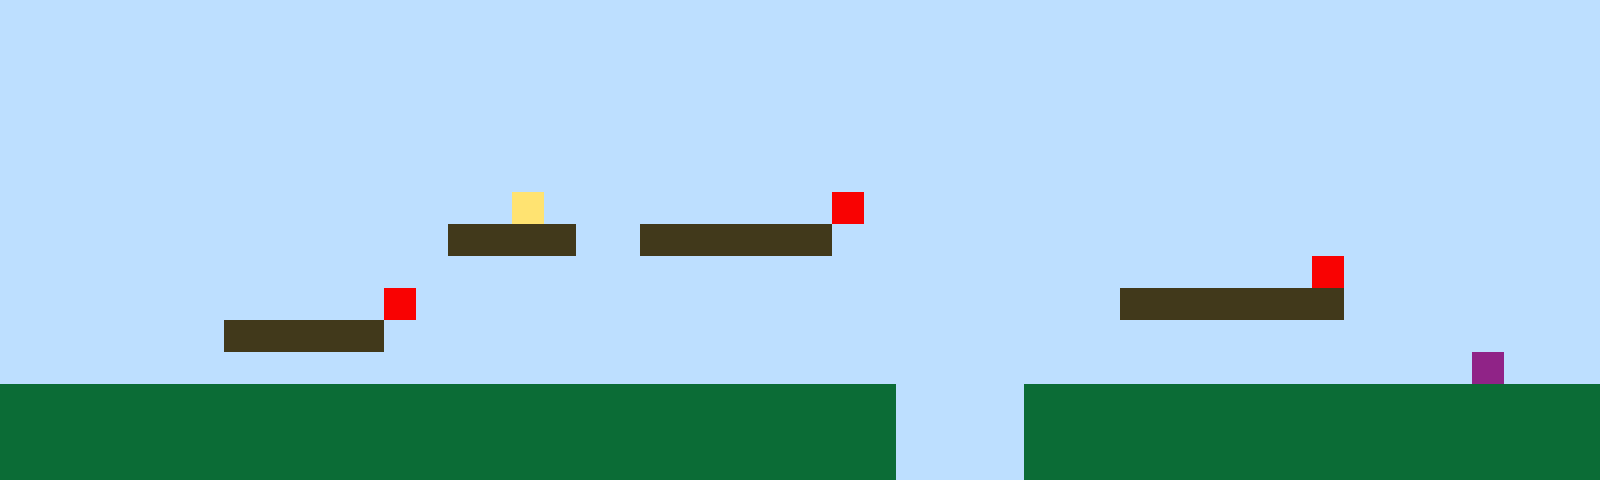

Tiled map render using the project's own tile images. Description and the whole map definition, tile-layer contents included, below:
An orthogonal 50x15 tile map with 32x32 px tiles, 1 tile layer (Tile Layer 1).

<map version="1.10" tiledversion="1.11.2" orientation="orthogonal" renderorder="right-up" width="50" height="15" tilewidth="32" tileheight="32" infinite="0" nextlayerid="2" nextobjectid="1"><editorsettings><export target="map1.csv" format="csv" /></editorsettings><tileset firstgid="1" name="sprites" tilewidth="32" tileheight="32" tilecount="6" columns="3"><image source="sprites.png" width="96" height="64" /></tileset><layer id="1" name="Tile Layer 1" width="50" height="15"><data encoding="csv">1,1,1,1,1,1,1,1,1,1,1,1,1,1,1,1,1,1,1,1,1,1,1,1,1,1,1,1,1,1,1,1,1,1,1,1,1,1,1,1,1,1,1,1,1,1,1,1,1,1,1,1,1,1,1,1,1,1,1,1,1,1,1,1,1,1,1,1,1,1,1,1,1,1,1,1,1,1,1,1,1,1,1,1,1,1,1,1,1,1,1,1,1,1,1,1,1,1,1,1,1,1,1,1,1,1,1,1,1,1,1,1,1,1,1,1,1,1,1,1,1,1,1,1,1,1,1,1,1,1,1,1,1,1,1,1,1,1,1,1,1,1,1,1,1,1,1,1,1,1,1,1,1,1,1,1,1,1,1,1,1,1,1,1,1,1,1,1,1,1,1,1,1,1,1,1,1,1,1,1,1,1,1,1,1,1,1,1,1,1,1,1,1,1,1,1,1,1,1,1,1,1,1,1,1,1,1,1,1,1,1,1,1,1,1,1,1,1,1,1,1,1,1,1,1,1,1,1,1,1,1,1,1,1,1,1,1,1,1,1,1,1,1,1,1,1,1,1,1,1,1,1,1,1,1,1,1,1,1,1,1,1,1,1,1,1,1,1,1,1,1,1,1,1,1,1,1,1,1,1,1,1,1,1,1,1,1,1,1,1,1,1,1,1,1,1,1,1,1,1,1,1,1,1,1,1,1,1,1,1,1,1,1,1,1,1,4,1,1,1,1,1,1,1,1,1,5,1,1,1,1,1,1,1,1,1,1,1,1,1,1,1,1,1,1,1,1,1,1,1,1,1,1,1,1,1,1,1,1,1,1,1,1,1,3,3,3,3,1,1,3,3,3,3,3,3,1,1,1,1,1,1,1,1,1,1,1,1,1,1,1,1,1,1,1,1,1,1,1,1,1,1,1,1,1,1,1,1,1,1,1,1,1,1,1,1,1,1,1,1,1,1,1,1,1,1,1,1,1,1,1,1,1,1,1,1,1,1,1,1,1,5,1,1,1,1,1,1,1,1,1,1,1,1,1,1,1,1,1,1,1,1,5,1,1,1,1,1,1,1,1,1,1,1,1,1,1,1,1,1,1,1,1,1,1,3,3,3,3,3,3,3,1,1,1,1,1,1,1,1,1,1,1,1,1,1,1,3,3,3,3,3,1,1,1,1,1,1,1,1,1,1,1,1,1,1,1,1,1,1,1,1,1,1,1,1,1,1,1,1,1,1,1,1,1,1,1,1,1,1,1,1,1,1,1,1,1,1,1,1,1,1,1,1,1,1,1,1,1,1,1,1,1,1,1,1,1,1,1,1,1,1,1,1,1,1,1,1,1,1,1,1,1,1,1,1,6,1,1,1,2,2,2,2,2,2,2,2,2,2,2,2,2,2,2,2,2,2,2,2,2,2,2,2,2,2,2,2,1,1,1,1,2,2,2,2,2,2,2,2,2,2,2,2,2,2,2,2,2,2,2,2,2,2,2,2,2,2,2,2,2,2,2,2,2,2,2,2,2,2,2,2,2,2,2,2,2,2,1,1,1,1,2,2,2,2,2,2,2,2,2,2,2,2,2,2,2,2,2,2,2,2,2,2,2,2,2,2,2,2,2,2,2,2,2,2,2,2,2,2,2,2,2,2,2,2,2,2,1,1,1,1,2,2,2,2,2,2,2,2,2,2,2,2,2,2,2,2,2,2</data></layer></map>
